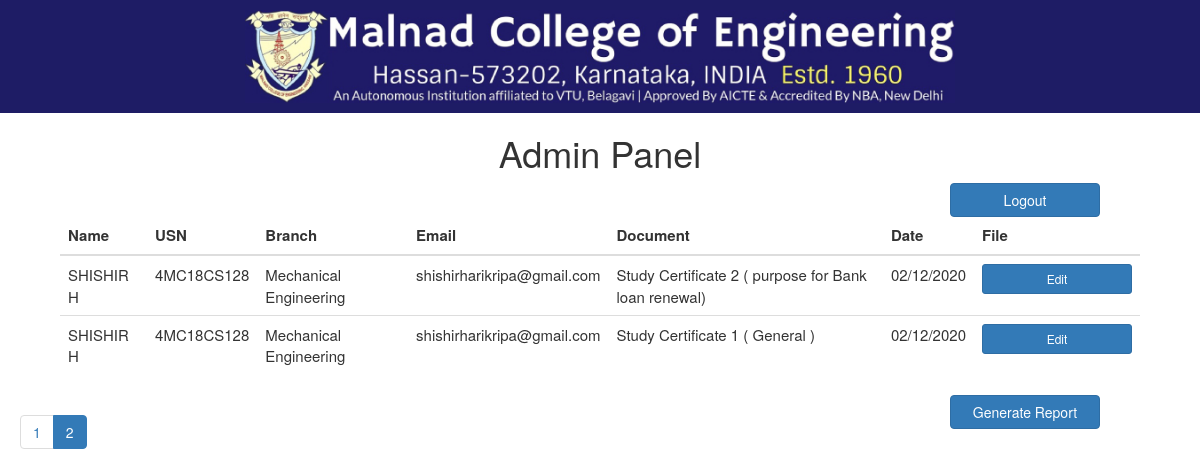
The page /php/admin.php?page=2 (signed in) on the database its author committed.
### tables this page shows
CREATE TABLE `student_data` (
  `id` int(11) NOT NULL,
  `name` varchar(255) NOT NULL,
  `usn` varchar(255) NOT NULL,
  `email` varchar(255) NOT NULL,
  `branch` varchar(255) NOT NULL,
  `doc_type` int(50) NOT NULL,
  `document_name` varchar(255) NOT NULL,
  `cur_ac_year` varchar(255) NOT NULL,
  `cou_comp_year` varchar(255) NOT NULL,
  `year` varchar(255) NOT NULL,
  `start_year` varchar(255) NOT NULL,
  `completion_year` varchar(255) NOT NULL,
  `sem` varchar(255) NOT NULL,
  `college` varchar(255) NOT NULL,
  `sem1` varchar(255) NOT NULL,
  `sem2` varchar(255) NOT NULL,
  `sem3` varchar(255) NOT NULL,
  `sem4` varchar(255) NOT NULL,
  `sem5` varchar(255) NOT NULL,
  `sem6` varchar(255) NOT NULL,
  `sem7` varchar(255) NOT NULL,
  `sem8` varchar(255) NOT NULL,
  `date` varchar(255) NOT NULL
);

### php/dbOps.php (called while the page is built, shortened)
<?php
include './config.php';
class Mysql extends Dbconfig    {
    public $connectionString;
        protected $databaseName;
        protected $userName;
        protected $passCode;
    function Mysql()    {
        $this -> connectionString = NULL;
                $dbPara = new Dbconfig();
                $this -> databaseName = $dbPara -> dbName;
                $this -> userName = $dbPara -> userName;
                $this -> passCode = $dbPara ->passCode;
    }
    function dbConnect()    {
        $this -> connectionString = mysqli_connect($this -> serverName,$this -> userName,$this -> passCode);
        mysqli_select_db($this -> connectionString,$this -> databaseName);
        return $this -> connectionString;
    }
    function freeRun($query)    {
        return mysqli_query($this -> connectionString,$query);
      }
    }
?>

### php/config.php (called while the page is built, shortened)
<?php
class Dbconfig {
    function Dbconfig() {
        $this -> serverName = 'localhost';
        $this -> userName = 'root';
        $this -> passCode = '';
        $this -> dbName = 'mce_cert';
    }
}
?>

### php/admin.php (the view, shortened to what this page needs)
<!DOCTYPE html>
<html>
<head>
<link rel="stylesheet" href="https://maxcdn.bootstrapcdn.com/bootstrap/3.4.0/css/bootstrap.min.css">
<link rel="stylesheet" href="../styles/style.css">
</head>
<body>
<div class="header">
        <img src="../assets/header.jpg" alt="header">
    </div>
    <h1>Admin Panel</h1>
    <div>
        <form action ="./logout.php"> <button class="btn btn-primary pull-right btn-logout" type="submit" >Logout</button></form>
    </div>
    <table class="table">
        <thead class="thead-dark">
                <tr>
                <th scope="col-2">Name</th>
                <th scope="col-2">USN</th>
                <th scope="col-2">Branch</th>
                <th scope="col-2">Email</th>
                <th scope="col-2">Document</th>
                <th scope="col-2">Date</th>
                <th scope="col-2">File</th>
                </tr>
        </thead>
        <form method="post" action="">
<?php
    require_once './dbOps.php';
    $limit = 10;
    if (isset($_GET["page"])) {
        $pn  = $_GET["page"];
    }
    else {
        $pn=1;
    };
    $start_from = ($pn-1) * $limit;
    $sql = new Mysql();
    $sql->dbConnect();
    $res = $sql->freeRun("SELECT * FROM student_data  ORDER BY id DESC LIMIT $start_from, $limit");
    while($row = mysqli_fetch_assoc($res)){
          echo ("
                 <tr>
                    <td scope='col'>".$row["name"]."</td>
                    <td scope='col'>".$row["usn"]."</td>
                    <td scope='col'>".$row["branch"]."</td>
                    <td scope='col'>".$row["email"]."</td>
                    <td scope='col'>".$row["document_name"]."</td>
                    <td scope='col'>".$row["date"]."</td>
                    <td scope='col'><a class='btn btn-primary btn-sm btn-download' href='./edit_page.php?id=$row[id]' target='_blank'>Edit</a></td>
                </tr>
            ");
    };
    ?>
    </form>
</table>
    <ul class="pagination pagination-md justify-content-center">
                        <?php
                            require_once 'dbOps.php';
                            $sql = new Mysql();
                            $con = $sql->dbConnect();
                            $res = "SELECT COUNT(*) FROM student_data";
                            $rs_result = mysqli_query($con, $res);
                            $row = mysqli_fetch_row($rs_result);
                            $total_records = $row[0];
                            $total_pages = ceil($total_records / $limit);
                            $pagLink = "";
                            for ($i=1; $i<=$total_pages; $i++) {
                                if ($i==$pn) {
                                    $pagLink .= "<li class='active page-item'>
                                                    <a class='page-link' href='admin.php?page=".$i."'>".$i."</a>
                                                </li>";
                                }
                                else  {
                                    $pagLink .= "<li class='page-item'>
                                                    <a class='page-link' href='admin.php?page=".$i."'>".$i."</a>
                                                </li>";
                                }
                            }
                            echo $pagLink;
                        ?>
                    </ul>
        <span class="d-flex justify-content-center">
         <a href='generateReport.php' class="btn btn-primary pull-right btn-generate">Generate Report </a>
    </span>
</body>
</html>

### styles/style.css (style rules this page uses)
* { margin: 0; padding: 0; box-sizing: border-box; }
.header { width: 100%; background-color:rgb(30,28,101); }
.header img { display: block; margin: 0 auto; padding: 1rem 0.5rem; width: 60%; height: auto; }
h1 { text-align: center; }
.btn { margin: 2rem auto; width: 15rem; }
td { text-align: left; padding: 8px; }
.table { margin-top: 3rem; width: 90%; margin-left: auto; margin-right: auto; font-size: 1.5rem; }
.pagination { margin-left: 2rem; }
.btn { margin: 0; }
.btn-logout { margin-right:10rem; }
.btn-generate { margin-right:10rem; }

### rows shown on the page
student_data: name "SHISHIR H", usn "4MC18CS128", branch "Mechanical Engineering", email "shishirharikripa@gmail.com", document_name "Study Certificate 2 ( purpose for Bank loan renewal)", date "02/12/2020"
student_data: name "SHISHIR H", usn "4MC18CS128", branch "Mechanical Engineering", email "shishirharikripa@gmail.com", document_name "Study Certificate 1 ( General )", date "02/12/2020"
